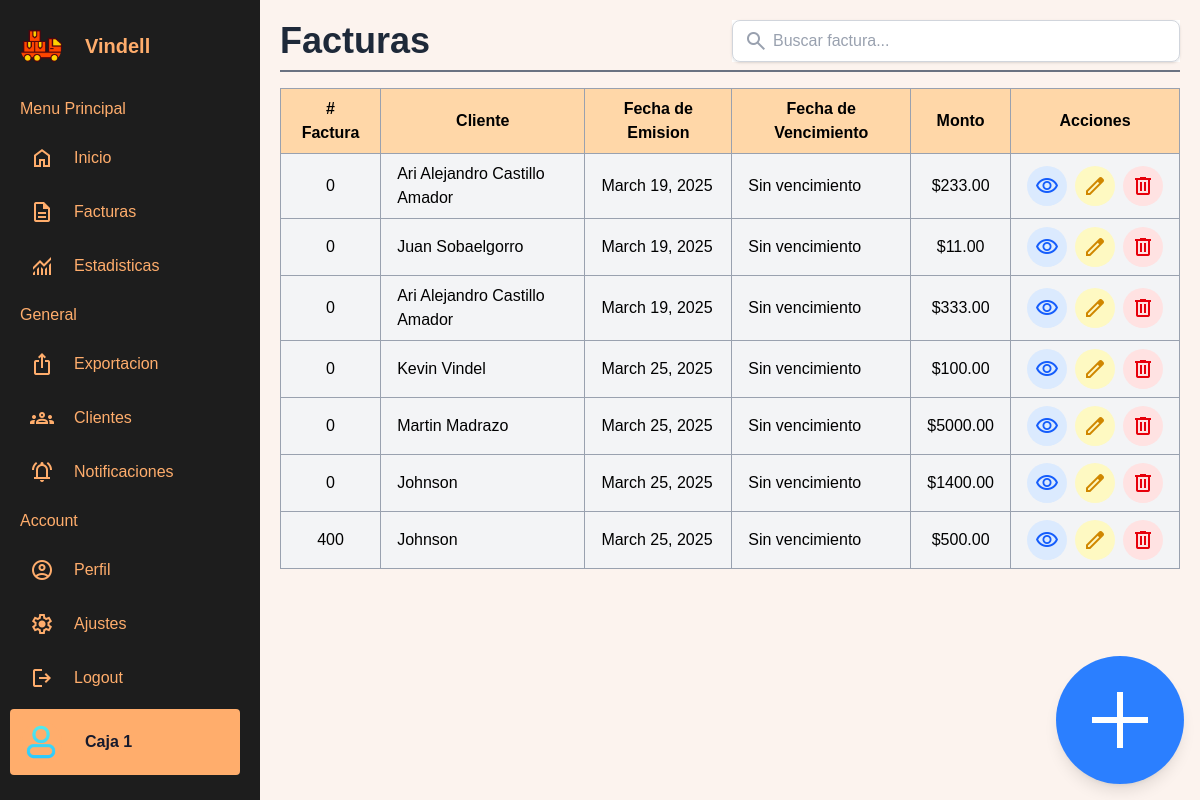
/facturas/, run on an earlier commit of the app's database.
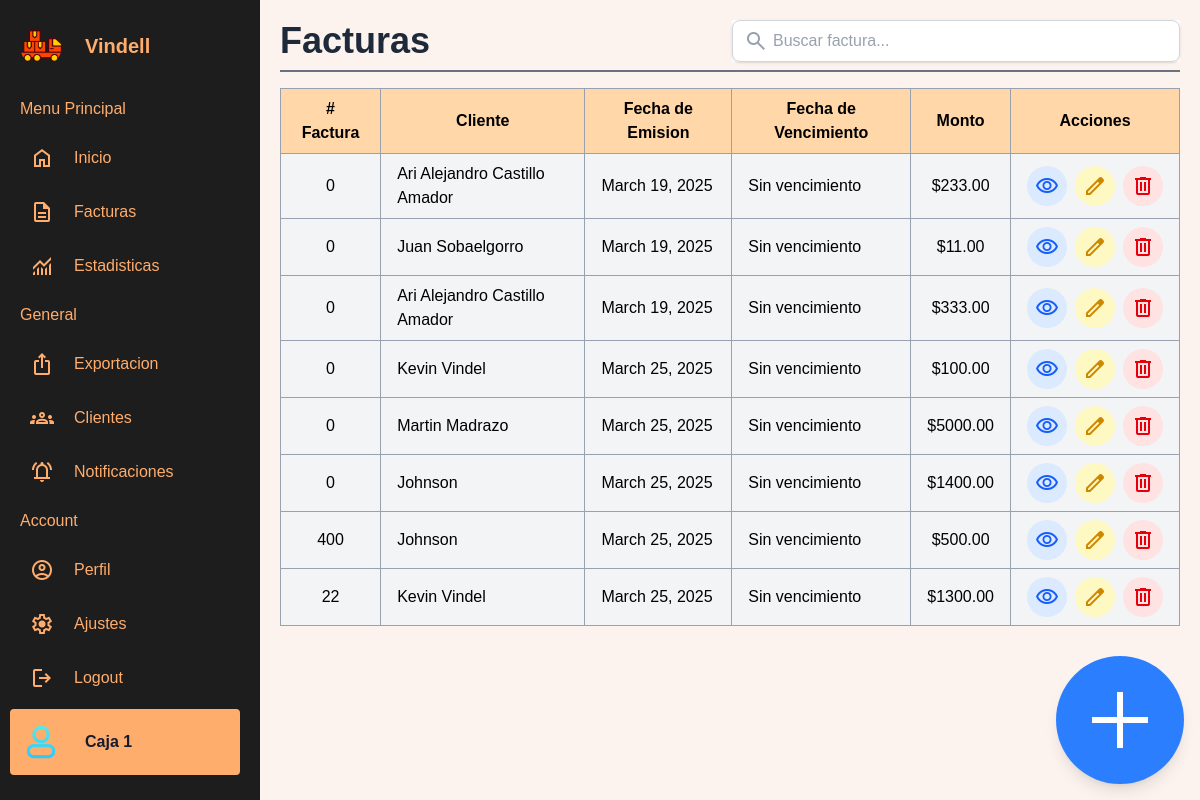
And on a later commit of the database.
### facturas/models.py (models this page shows, shortened)
class Invoice(models.Model):
    ESTADOS_FACTURA = [
        ('pendiente', 'Pendiente'),
        ('pagado', 'Pagado'),
        ('cancelado', 'Cancelado'),
    ]
    INVOICE_TYPES = [
        ('Ingreso', 'Ingreso'),
        ('Egreso', 'Egreso'),
        ('Caja', 'Caja'),
    ]
    client = models.ForeignKey(Client, related_name="invoices", on_delete=models.CASCADE)
    provider = models.CharField(max_length=100, blank=True, null=True)
    emitted_date = models.DateField(default=now)
    expire_date = models.DateField(null=True, blank=True)
    state = models.CharField(max_length=10, choices=ESTADOS_FACTURA, default='pagado')
    invoice_type = models.CharField(max_length=10, choices=INVOICE_TYPES, default='Ingreso')
    print_number = models.PositiveIntegerField(default=0)
    created_at = models.DateTimeField(auto_now_add=True)
    description = models.TextField(blank=True, null=True)
    @property
    def calc_total(self):
        return sum(service.price for service in self.services.all())  # Usando related_name="services"

class Service(models.Model):
    invoice = models.ForeignKey(Invoice, related_name="services", on_delete=models.CASCADE)
    specification = models.TextField(blank=True, null=True)
    price = models.DecimalField(max_digits=10, decimal_places=2)

### clientes/models.py (models this page shows)
class Client(models.Model):
    name = models.CharField(max_length=100)
    address = models.CharField(max_length=200, blank=True, null=True)
    phone = models.CharField(
        max_length=15,
        blank=True,
        null=True,
        validators=[RegexValidator(regex=r'^\d{7,15}$', message="Número inválido")]
    )
    ruc = models.CharField(max_length=13, default="None")
    def __str__(self):
        return self.name

### facturas/views.py (the view)
# urls.py: path('', views.invoice_list, name='invoice_list'),
def invoice_list(request):
    facturas = Invoice.objects.all()
    return render(request, 'facturas/invoices_list.html', {'invoices': facturas})

### facturas/templates/facturas/invoices_list.html (shortened to what this page needs)
{% extends 'base.html' %}
{% block content %}
<div class="flex items-center justify-between gap-4 border-b-2 border-gray-500 pb-2">
    <h2 class="text-4xl font-semibold text-gray-800">
        Facturas
    </h2>
    <div class="relative w-full max-w-md bg-white">
        <span class="material-symbols-outlined absolute left-3 top-1/2 transform -translate-y-1/2 text-gray-400">
        </span>
        <input type="text" id="invoice-search"
            placeholder="Buscar factura..."
            class="w-full pl-10 pr-4 py-2 border border-gray-300 rounded-lg shadow-sm focus:outline-none focus:ring-2 focus:border-blue-600 focus:ring-blue-600 text-gray-700 placeholder-gray-400">
    </div>
</div>
<table class="table-auto border-collapse border border-gray-500 w-full mt-4">
    <thead>
        <tr class="bg-orange-200">
            <th class="border border-gray-400 px-4 py-2"># Factura</th>
            <th class="border border-gray-400 px-4 py-2">Cliente</th>
            <th class="border border-gray-400 px-4 py-2">Fecha de Emision</th>
            <th class="border border-gray-400 px-4 py-2">Fecha de Vencimiento</th>
            <th class="border border-gray-400 px-4 py-2">Monto</th>
            <th class="border border-gray-400 px-4 py-2">Acciones</th>
        </tr>
    </thead>
    <tbody id="invoice-body">
        {% for invoice in invoices %}
        <tr class="hover:bg-gray-100">
            <td class="border border-gray-400 px-4 py-2 text-center bg-gray-100">{{ invoice.print_number }}</td>
            <td class="border border-gray-400 px-4 py-2 bg-gray-100">{{ invoice.client }}</td>
            <td class="border border-gray-400 px-4 py-2 bg-gray-100">{{ invoice.emitted_date }}</td>
            <td class="border border-gray-400 px-4 py-2 bg-gray-100">{{ invoice.expire_date|default:"Sin vencimiento" }}</td>
            <td class="border border-gray-400 px-4 py-2 text-center bg-gray-100">${{ invoice.calc_total }}</td>
            <td class="border border-gray-400 px-4 py-2 text-center bg-gray-100">
                <div class="flex justify-center space-x-2">
                    <a href="{% url 'invoice_detail' invoice.id %}"
                       class="bg-blue-100 text-blue-600 hover:bg-blue-200 p-2 rounded-full transition flex items-center justify-center w-10 h-10">
                        <span class="material-symbols-outlined text-lg">visibility</span>
                    </a>
                    <a href="{% url 'edit_invoice' invoice.id %}"
                       class="bg-yellow-100 text-yellow-600 hover:bg-yellow-200 p-2 rounded-full transition flex items-center justify-center w-10 h-10">
                        <span class="material-symbols-outlined text-lg">edit</span>
                    </a>
                    <a href="{% url 'delete_invoice' invoice.id %}"
                       class="bg-red-100 text-red-600 hover:bg-red-200 p-2 rounded-full transition flex items-center justify-center w-10 h-10">
                        <span class="material-symbols-outlined text-lg">delete</span>
                    </a>
                </div>
            </td>
        </tr>
        {% endfor %}
    </tbody>
</table>
<a href="{% url 'create_invoice' %}"
   class="fixed bottom-4 right-4 bg-blue-500 text-white p-4 rounded-full shadow-lg hover:bg-blue-600 transition flex items-center justify-center">
   <span class="material-symbols-outlined" style="font-size: 6rem;">add</span>
</a>
{% endblock %}

What changed in the data, as far as the page shows it:
added Invoice: print_number "22", client "Kevin Vindel", emitted_date "March 25, 2025", expire_date "Sin vencimiento", calc_total "1300.00"
